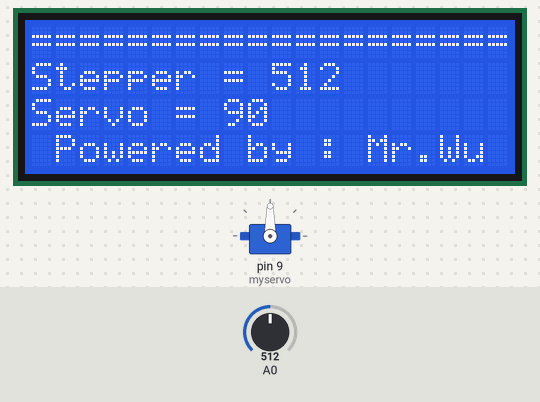
Bench run of a sketch on a simulated Arduino Uno, built with avr-gcc and run on an emulated ATmega328P. Parts: 20×4 character LCD, servo. The inputs (shaded band) are chosen by the test bench; at power-on: A0 = 512. What the sketch prints to the serial monitor is not drawn.

Above: at 1.2 s.
1.3 s: A0 set to 986
At 2.3 s:
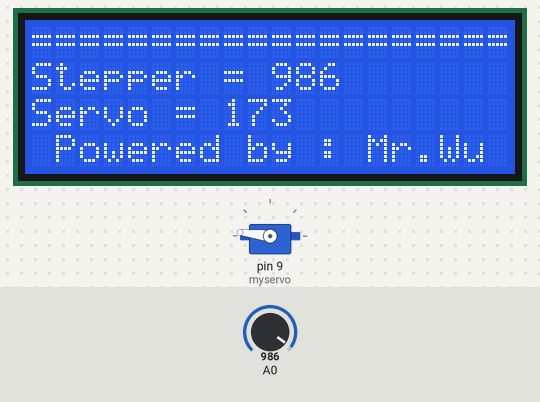
2.9 s: A0 set to 1011
At 3.9 s:
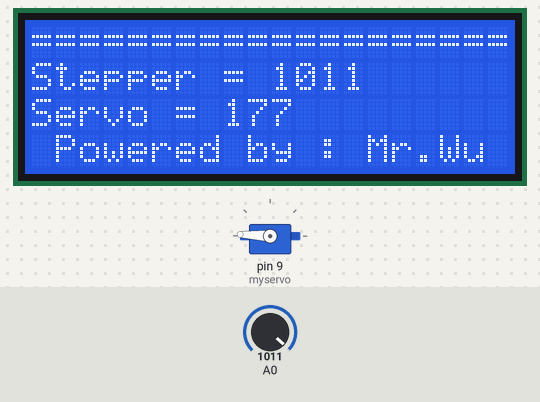
4.4 s: A0 set to 62
At 5.6 s:
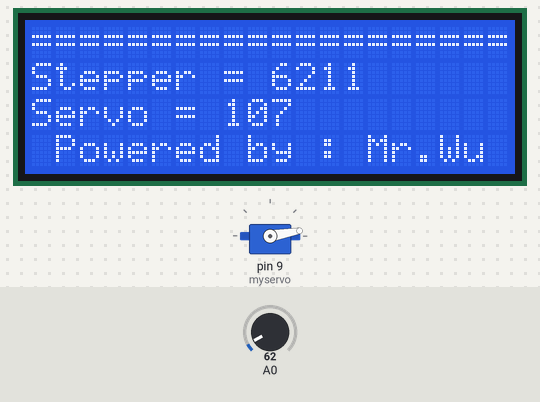
6.0 s: A0 set to 54
At 6.8 s:
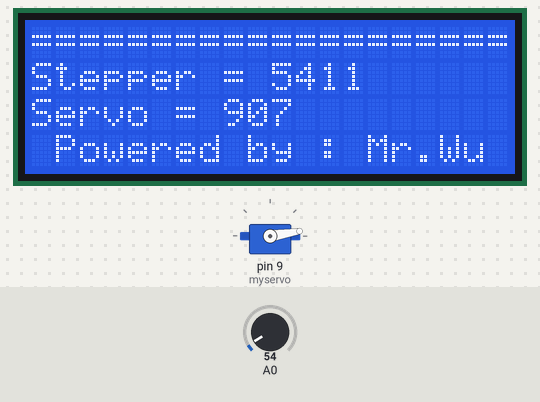
7.6 s: A0 set to 122
At 8.9 s:
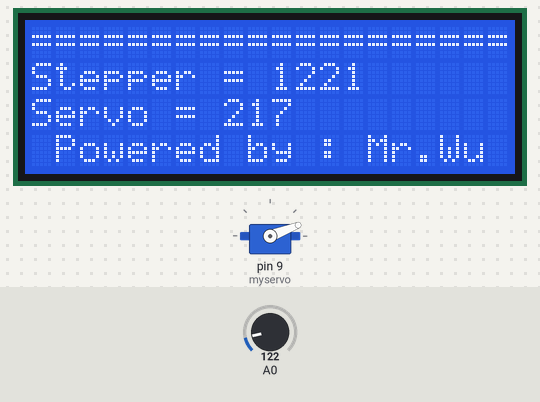
9.2 s: A0 set to 306
At 10.4 s:
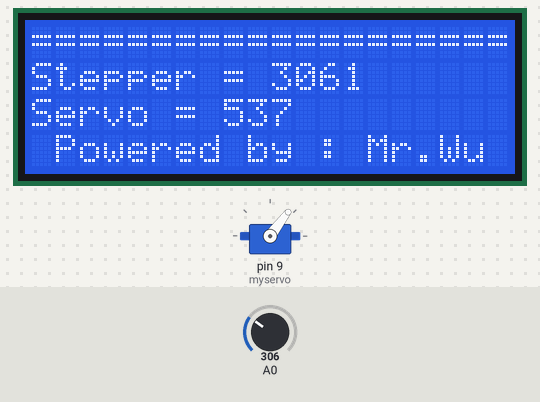
Timing chart, 0 to 11.7 s (numbered marks = the images above; inputs shaded):
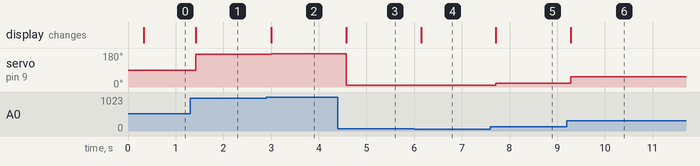

Measured:
- after the input at 1.3 s, servo on pin 9 (myservo): 90° → 173° after 0.12 s; the display: changes after 0.12 s (image 1)
- after the input at 2.9 s, servo on pin 9 (myservo): 173° → 177° after 0.10 s; the display: changes after 0.10 s (image 2)
- after the input at 4.4 s, servo on pin 9 (myservo): 177° → 10° after 0.18 s; the display: changes after 0.18 s (image 3)
- after the input at 6.0 s, servo on pin 9 (myservo): 10° → 9° after 0.15 s; the display: changes after 0.15 s (image 4)
- after the input at 7.6 s, servo on pin 9 (myservo): 9° → 21° after 0.11 s; the display: changes after 0.11 s (image 5)
- after the input at 9.2 s, servo on pin 9 (myservo): 21° → 53° after 0.08 s; the display: changes after 0.08 s (image 6)

The sketch:

Stepper_motor_and_steering_engine.ino
```cpp
/*
   适用于各种Arduino主板
   如果连接9g舵机需要给主板9V供电或者直接在面包板上输出电源
   优化了LCD显示,解决出现Stepper出现大于1023和Servo大于180的情况
*/
//为I2C LED屏输出 加载库
#include <LiquidCrystal_I2C.h>
#include <Wire.h>
//设置I2C地址 屏幕尺寸
LiquidCrystal_I2C lcd(0x3F, 20, 4);
//为步进电机加载库
#include <Stepper.h>
#define STEPS 100            // 这里设置步进电机旋转一圈是多少步
#include <Servo.h> //引入lib
//为舵机初始化环境
Servo myservo;  // 创建一个伺服电机对象
Stepper stepper(STEPS, 3, 5, 4, 6); // attached to设置步进电机的步数和引脚
int previous = 0;           // 定义变量用来存储历史读数
int val;  // 创建变量，储存从模拟端口读取的值（0到1023）
int vall; // 舵机旋转角度一般为0-180，所以需要另一个变量存储

void setup()//初始化设置
{
  lcd.init();//初始化LCD
  lcd.backlight();//打开屏幕背光
  stepper.setSpeed(100);         // 设置电机每分钟的转速为90步
  Serial.begin(9600);//串口波特率9600
  myservo.attach(9);  // 9号引脚输出电机控制信号 只能用9或10号引脚控制舵机
}

void loop()
{
  int val = analogRead(0);        // 获取传感器读数 0-1023
  vall = map(val, 0, 1023, 0, 180);//通过map把val的0-1023范围映射到vall的0-180范围

  //串口输出
  Serial.print("Stepper = ");
  Serial.println(val);
  Serial.print("Servo = ");
  Serial.println(vall);

  //LCD输出
  lcd.setCursor(0, 0); //设置开始写入的位置 第一个字符为0, 第一排为0 以此类推
  lcd.print("====================");//显示 一串=
  lcd.setCursor(0, 1);
  lcd.print("Stepper = ");
  /*
    lcd.setCursor(10, 1);//如果这里加入这句话
    lcd.print("    ");//则下面val值出现不停闪烁情况。
  */
  lcd.setCursor(10, 1);
  lcd.print(val);
  lcd.setCursor(0, 2);
  lcd.print("Servo = ");
  lcd.setCursor(8, 2);
  lcd.print(vall);
  //开始控制步进电机和舵机
  myservo.write(vall);  //输出给舵机

  if (abs(analogRead(0) - val) >= 5)//去除抖动
  {
    stepper.step(val - previous);     // 移动步数为当前读数减去历史读数
    //    lcd.clear();// 如果需要变化电机则清除显示，否则会出现显示val=9000+和vall为900+的情况 缺点是整屏闪烁
    lcd.setCursor(10,1);//
    lcd.print("    ");//打印4个空格，这样只数字部分闪烁
    lcd.setCursor(8,2);
    lcd.print("    ");//打印4个空格
  }
  previous = val;             // 保存历史读数
  //    lcd.clear();// 如果这句话放在这里会出现屏闪现象 基本看不清字

  delay(200);//延迟200毫秒
  //      lcd.clear();// 如果这句话放在这里会出现屏闪现象 闪的眼晕
  lcd.setCursor(1, 3);
  lcd.print("Powered by : Mr.Wu");
}
```
